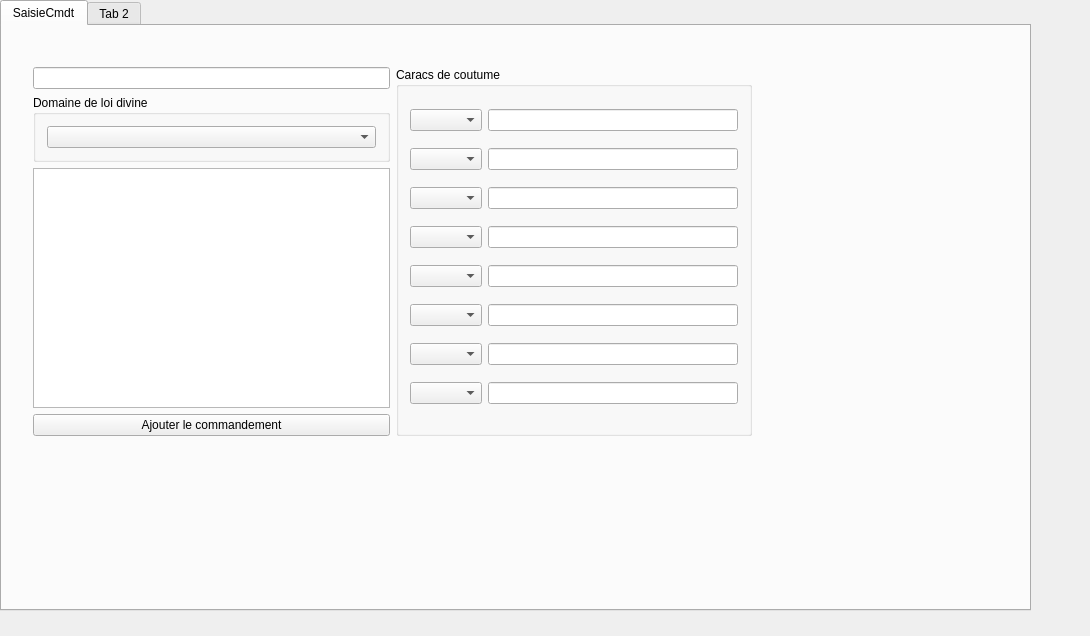
<?xml version="1.0" encoding="UTF-8"?>
<ui version="4.0">
 <class>MainWindow</class>
 <widget class="QMainWindow" name="MainWindow">
  <property name="geometry">
   <rect>
    <x>0</x>
    <y>0</y>
    <width>1090</width>
    <height>636</height>
   </rect>
  </property>
  <property name="windowTitle">
   <string>MainWindow</string>
  </property>
  <widget class="QWidget" name="centralWidget">
   <widget class="QTabWidget" name="tabWidget">
    <property name="geometry">
     <rect>
      <x>0</x>
      <y>0</y>
      <width>1031</width>
      <height>611</height>
     </rect>
    </property>
    <property name="currentIndex">
     <number>0</number>
    </property>
    <widget class="QWidget" name="commandementTab">
     <attribute name="title">
      <string>SaisieCmdt</string>
     </attribute>
     <widget class="QWidget" name="">
      <property name="geometry">
       <rect>
        <x>20</x>
        <y>30</y>
        <width>741</width>
        <height>391</height>
       </rect>
      </property>
      <layout class="QHBoxLayout" name="horizontalLayout">
       <item>
        <layout class="QVBoxLayout" name="verticalLayout">
         <item>
          <widget class="QLineEdit" name="titreCmdt"/>
         </item>
         <item>
          <widget class="QGroupBox" name="groupBox">
           <property name="title">
            <string>Domaine de loi divine</string>
           </property>
           <layout class="QHBoxLayout" name="horizontalLayout_2">
            <item>
             <widget class="QComboBox" name="comBoxDomaineLoi"/>
            </item>
           </layout>
          </widget>
         </item>
         <item>
          <widget class="QTextEdit" name="texteCmdt"/>
         </item>
         <item>
          <widget class="QPushButton" name="ajouterCmdt">
           <property name="text">
            <string>Ajouter le commandement</string>
           </property>
          </widget>
         </item>
        </layout>
       </item>
       <item>
        <widget class="QGroupBox" name="groupBox_2">
         <property name="title">
          <string>Caracs de coutume</string>
         </property>
         <layout class="QVBoxLayout" name="verticalLayout_2">
          <item>
           <layout class="QHBoxLayout" name="CaracCoutume_1">
            <item>
             <widget class="QComboBox" name="cb_CaracCoutume_1"/>
            </item>
            <item>
             <widget class="QLineEdit" name="val_CaracCoutume_1"/>
            </item>
           </layout>
          </item>
          <item>
           <layout class="QHBoxLayout" name="CaracCoutume_2">
            <item>
             <widget class="QComboBox" name="cb_CaracCoutume_2"/>
            </item>
            <item>
             <widget class="QLineEdit" name="val_CaracCoutume_2"/>
            </item>
           </layout>
          </item>
          <item>
           <layout class="QHBoxLayout" name="CaracCoutume_3">
            <item>
             <widget class="QComboBox" name="cb_CaracCoutume_3"/>
            </item>
            <item>
             <widget class="QLineEdit" name="val_CaracCoutume_3"/>
            </item>
           </layout>
          </item>
          <item>
           <layout class="QHBoxLayout" name="CaracCoutume_4">
            <item>
             <widget class="QComboBox" name="cb_CaracCoutume_4"/>
            </item>
            <item>
             <widget class="QLineEdit" name="val_CaracCoutume_4"/>
            </item>
           </layout>
          </item>
          <item>
           <layout class="QHBoxLayout" name="CaracCoutume_5">
            <item>
             <widget class="QComboBox" name="cb_CaracCoutume_5"/>
            </item>
            <item>
             <widget class="QLineEdit" name="val_CaracCoutume_5"/>
            </item>
           </layout>
          </item>
          <item>
           <layout class="QHBoxLayout" name="CaracCoutume_6">
            <item>
             <widget class="QComboBox" name="cb_CaracCoutume_6"/>
            </item>
            <item>
             <widget class="QLineEdit" name="val_CaracCoutume_6"/>
            </item>
           </layout>
          </item>
          <item>
           <layout class="QHBoxLayout" name="CaracCoutume_7">
            <item>
             <widget class="QComboBox" name="cb_CaracCoutume_7"/>
            </item>
            <item>
             <widget class="QLineEdit" name="val_CaracCoutume_7"/>
            </item>
           </layout>
          </item>
          <item>
           <layout class="QHBoxLayout" name="CaracCoutume_8">
            <item>
             <widget class="QComboBox" name="cb_CaracCoutume_8"/>
            </item>
            <item>
             <widget class="QLineEdit" name="val_CaracCoutume_8"/>
            </item>
           </layout>
          </item>
         </layout>
        </widget>
       </item>
      </layout>
     </widget>
    </widget>
    <widget class="QWidget" name="tab_2">
     <attribute name="title">
      <string>Tab 2</string>
     </attribute>
    </widget>
   </widget>
  </widget>
 </widget>
 <layoutdefault spacing="6" margin="11"/>
 <resources/>
 <connections/>
</ui>
